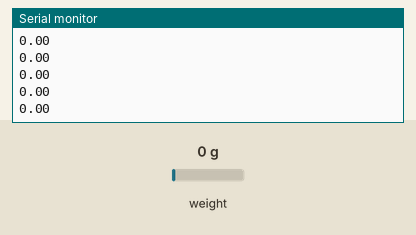
This sketch was run on a simulated Arduino Uno, built with avr-gcc and run on an emulated ATmega328P. Parts: the last lines printed to the serial monitor. Inputs (shaded band) come from the test bench; at power-on: weight on the scale 0 g.

Above: at 2.2 s.
2.3 s: weight on the scale set to 100 g
At 2.31 s:
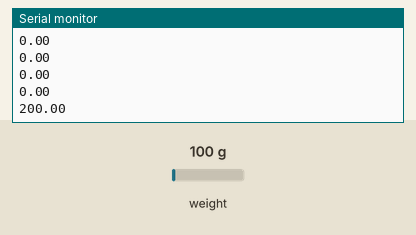
3.8 s: weight on the scale set to 1250 g
At 3.82 s:
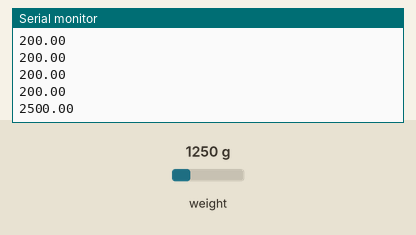
Timing chart, 0 to 6.8 s (numbered marks = the images above; inputs shaded):
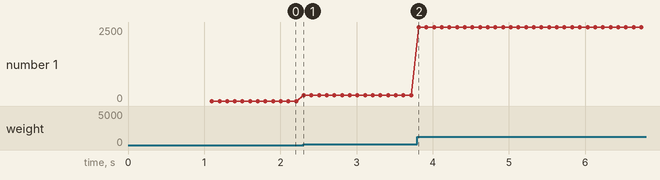

The sketch:

forceSensing.ino
```cpp
#include <HX711.h>

/*
 Example using the SparkFun HX711 breakout board with a scale
 By: Nathan Seidle
 SparkFun Electronics
 Date: November 19th, 2014
 License: This code is public domain but you buy me a beer if you use this and we meet someday (Beerware license).

 This is the calibration sketch. Use it to determine the calibration_factor that the main example uses. It also
 outputs the zero_factor useful for projects that have a permanent mass on the scale in between power cycles.

 Setup your scale and start the sketch WITHOUT a weight on the scale
 Once readings are displayed place the weight on the scale
 Press +/- or a/z to adjust the calibration_factor until the output readings match the known weight
 Use this calibration_factor on the example sketch

 This example assumes pounds (lbs). If you prefer kilograms, change the Serial.print(" lbs"); line to kg. The
 calibration factor will be significantly different but it will be linearly related to lbs (1 lbs = 0.453592 kg).

 Your calibration factor may be very positive or very negative. It all depends on the setup of your scale system
 and the direction the sensors deflect from zero state

 This example code uses bogde's excellent library: https://github.com/bogde/HX711
 bogde's library is released under a GNU GENERAL PUBLIC LICENSE

 Arduino pin 2 -> HX711 CLK
 3 -> DOUT
 5V -> VCC
 GND -> GND

 Most any pin on the Arduino Uno will be compatible with DOUT/CLK.

 The HX711 board can be powered from 2.7V to 5V so the Arduino 5V power should be fine.


 Zero factor: 1046505
Reading: 3.8 N calibration_factor: -2370.00

*/

#include "HX711.h"

#define DOUT  3
#define CLK  2

HX711 scale(DOUT, CLK);
float h=0.0;
float calibration_factor = -2370.00; //-7050 worked for my 440lb max scale setup

void setup() {
  Serial.begin(115200);
  scale.set_scale(calibration_factor); //Adjust to this calibration factor
  scale.tare();  //Reset the scale to 0
}

void loop() {

Serial.println(scale.get_units()*2.0);
}
```

Measured:
- after the input at 2.3 s, the serial monitor: prints a new line at once (image 1)
- after the input at 3.8 s, the serial monitor: prints a new line at once (image 2)
- plotted number 1: 0 → 200 after the input at 2.3 s, 200 → 2500 after the input at 3.8 s
